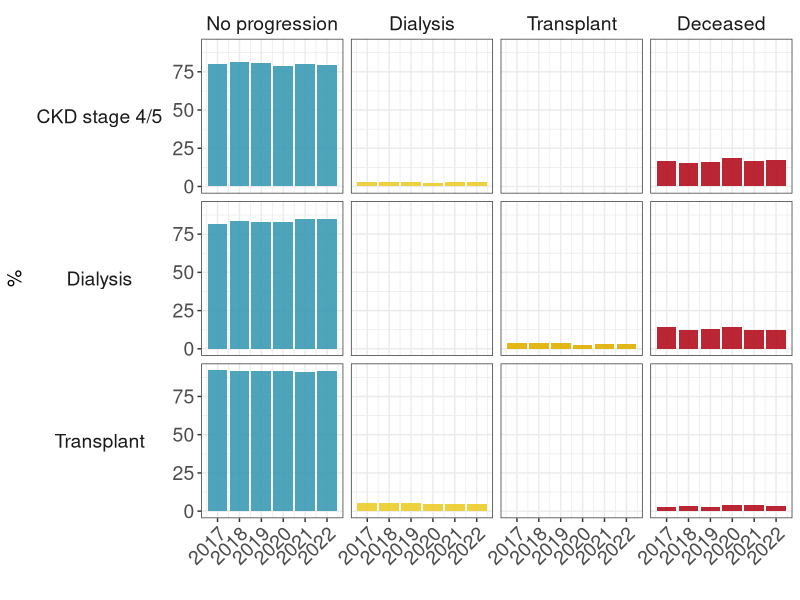
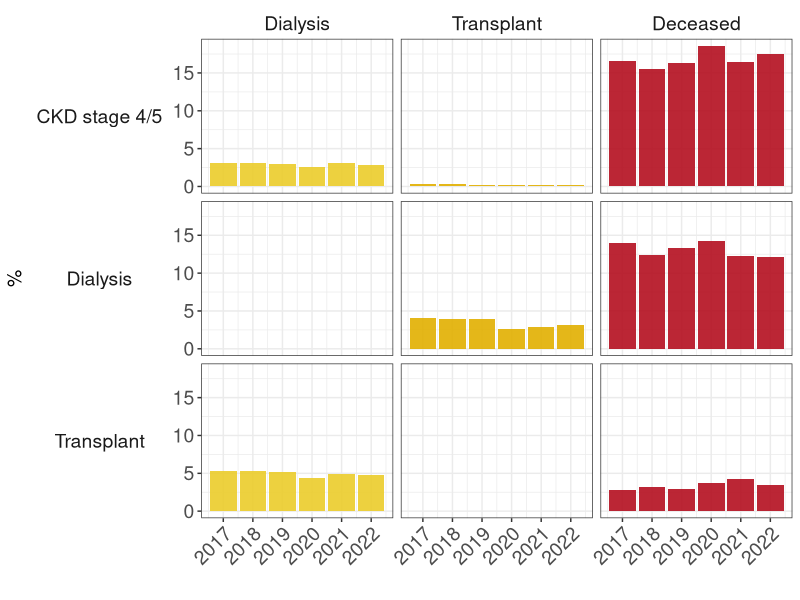
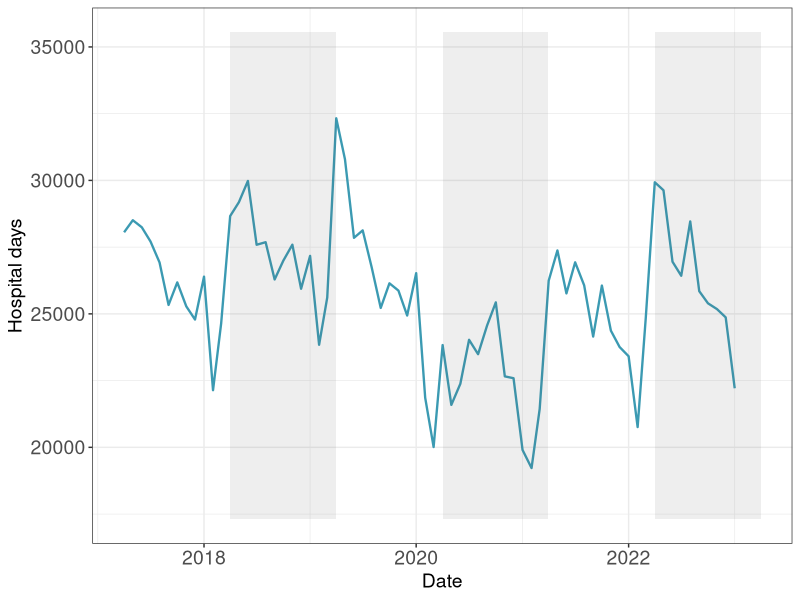
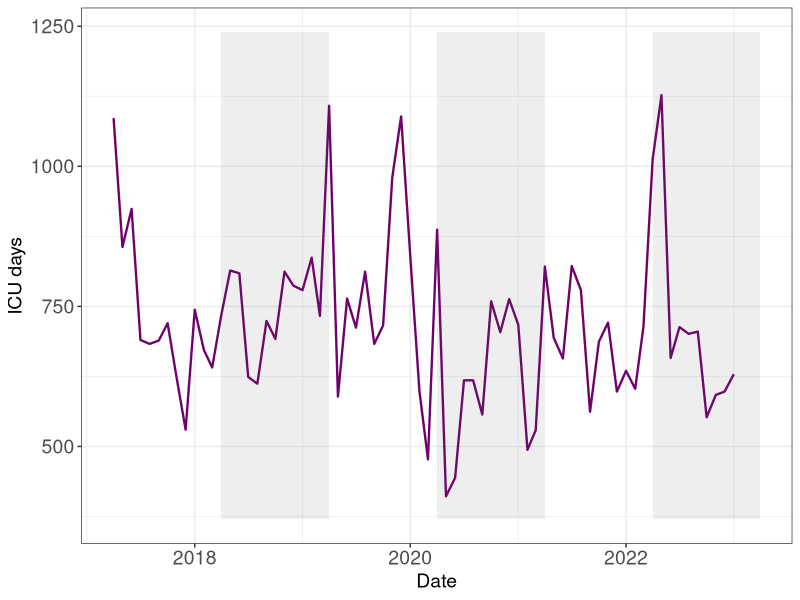
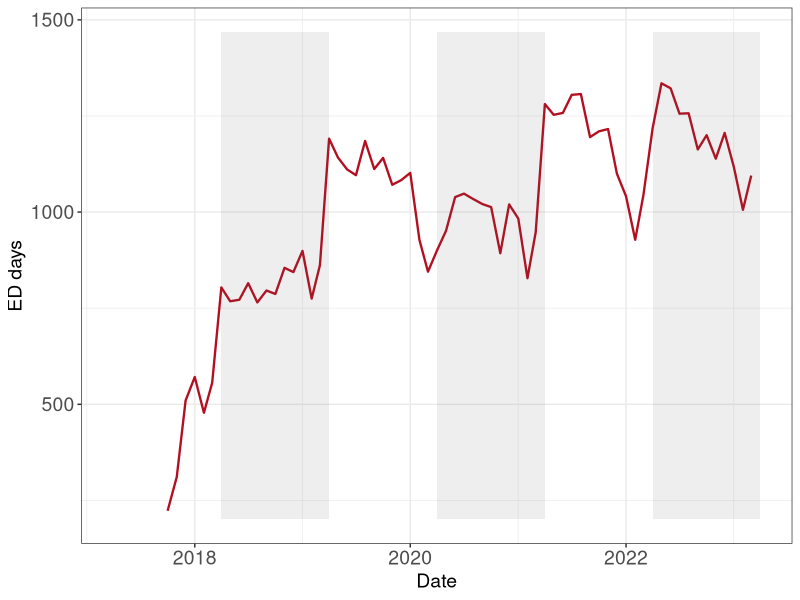
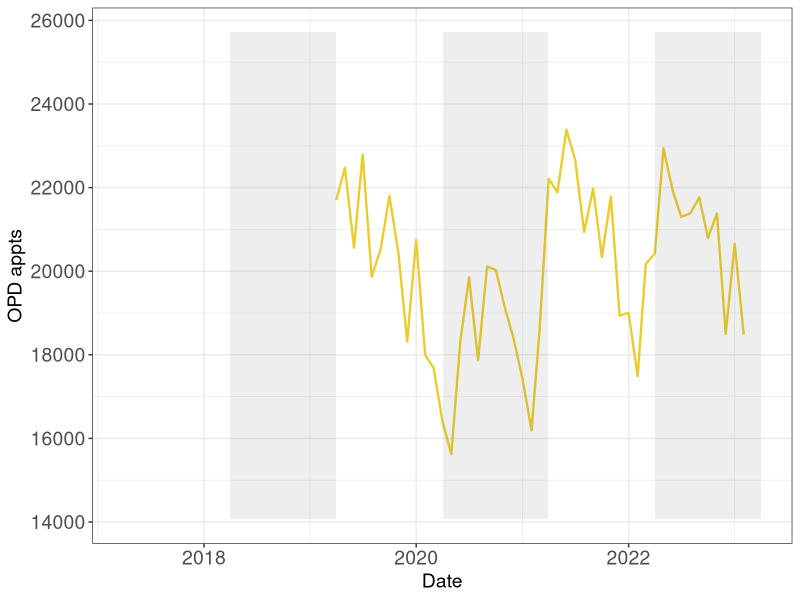
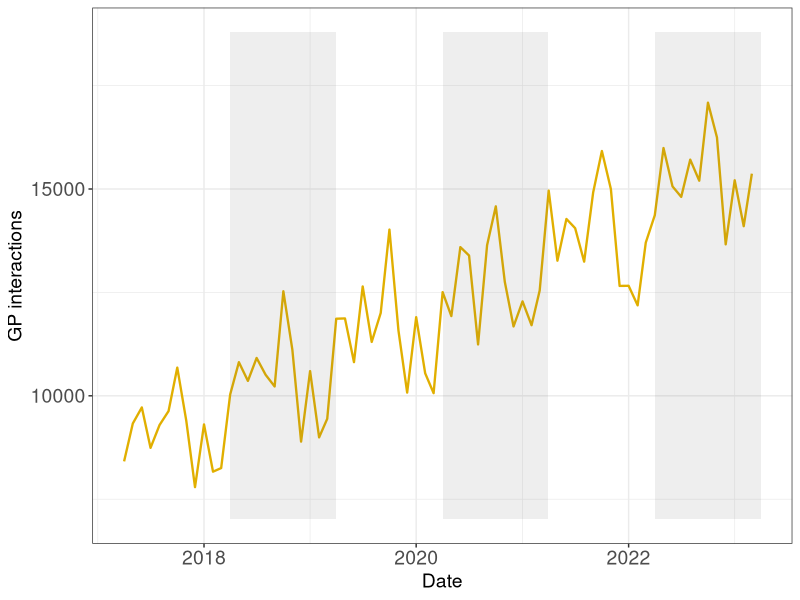
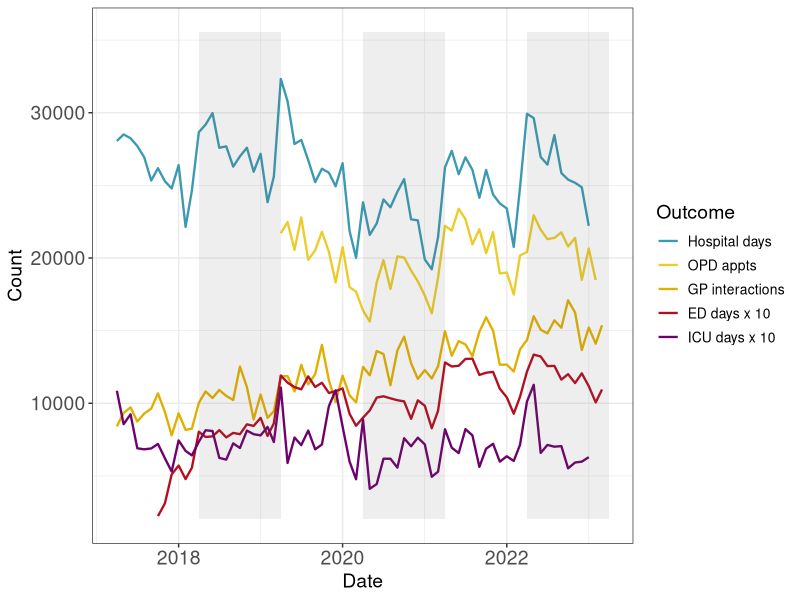

Write the R code that produced these figures, in order.
## ---- chunk 1
knitr::opts_chunk$set(echo = FALSE, warning = FALSE)

## Import libraries
library('tidyverse')
library('kableExtra')
library('cowplot')
library('scales')

# Read in data
setwd("C:/Users/viymah/Documents/GitHub/ckd-healthcare-use/analysis/ukka")
d = read.csv("ckd_progression_final.csv", fileEncoding="UTF-8-BOM")

# Pick out perecentages
d1 = subset(d, metric=="Percentage")

# Create stacked dataframe with 1 row per data point
d2 = rbind(
  d1 %>% mutate(count = count_2017, year = 2017),
  d1 %>% mutate(count = count_2018, year = 2018),
  d1 %>% mutate(count = count_2019, year = 2019),
  d1 %>% mutate(count = count_2020, year = 2020),
  d1 %>% mutate(count = count_2021, year = 2021),
  d1 %>% mutate(count = count_2022, year = 2022)
) %>%
  # select variables of interest
  select(start_status, end_status, count, year)

# Set factor levels for end status
d2$end_status = factor(d2$end_status, 
                       levels = c("No progression", "Dialysis", "Transplant", "Deceased"))
## ---- chunk 2
# Generate ggplot with year as x axis and % as y axis
ggplot(d2, aes(x = year, y = count, fill = end_status)) + 
   geom_bar(stat="identity", alpha=0.9) + 
   ylab("%") + xlab("") +
   # generate facets by starting status (vertical) and ending status (horizontal)
   # switch = "y" to put the strip text on left of plot
   facet_grid(start_status ~ end_status, switch = "y" ) +
   # set colours (a good resource for finding hex codes is here: https://colorbrewer2.org)
   scale_fill_manual(values = c("#3B9AB2", "#EBCC2A","#E1AF00","#B40F20")) +
   scale_x_continuous(breaks=seq(2017, 2022, by = 1)) +
   theme_bw() + 
   theme(legend.position = "none", 
         axis.text = element_text(size=14), 
         axis.title = element_text(size=14),
         strip.background = element_blank(),
         strip.placement = "outside",
         strip.text.y.left = element_text(angle = 0),
         strip.text = element_text(size=14),
         axis.text.x = element_text(angle=45, hjust = 1)
         )
## ---- chunk 3
# Generate ggplot with year as x axis and % as y axis
ggplot(subset(d2, end_status!="No progression"), aes(x = year, y = count, fill = end_status)) + 
   geom_bar(stat="identity", alpha=0.9) + 
   ylab("%") + xlab("") +
   facet_grid(start_status ~ end_status, switch="y") +
   scale_fill_manual(values = c("#EBCC2A","#E1AF00","#B40F20")) +
   scale_x_continuous(breaks=seq(2017, 2022, by = 1)) +
   theme_bw() + 
   theme(legend.position = "none", 
         axis.text = element_text(size=14), 
         axis.title = element_text(size=14),
         strip.placement = "outside",
         strip.text.y.left = element_text(angle = 0),
         strip.background = element_blank(),
         strip.text = element_text(size=14), 
         axis.text.x = element_text(angle=45, hjust = 1)
         )
## ---- chunk 4
# Read in data
d = read.csv("ckd_timeseries_final.csv")
d$Date = as.Date(d$Date, format="%d/%m/%Y")

# Create stacked dataframe with 1 row per data point
d1 = rbind(
  d %>% mutate(count = Hospital_days, outcome = "Hospital days"),
  d %>% mutate(count = ICU_days, outcome = "ICU days"),
  d %>% mutate(count = ED_days, outcome = "ED days"),
  d %>% mutate(count = OPD_appts, outcome = "OPD appts"),
  d %>% mutate(count = GP_interactions, outcome = "GP interactions")
) %>%
  # select variables of interest
  select(Date, count, outcome)
## ---- chunk 5
palette = c("#3B9AB2","#EBCC2A","#E1AF00","#B40F20", "#6e016b") # a few nice colours

# function to create a plot for a selected outcome
# by wrapping the plot code in a function, you can avoid lots of copying/pasting below

single_plot = function(plot_outcome, colour_hex="#E1AF00") {
  
  d2 = subset(d1, outcome==plot_outcome)
  plot_ymin = min(d2$count, na.rm=T)*0.9
  plot_ymax = max(d2$count, na.rm=T)*1.1
  ggplot(d2, aes(x = Date, y = count)) + 
     geom_line(colour = colour_hex, size=0.8) + 
     # Label y axis by first item in outcome variable
     ylab(d2$outcome[1]) +
     # Add shaded rectangles starting 1st April for every second year (to mark cohort initiation points)
     annotate("rect", xmin = as.Date("01/04/2018", format="%d/%m/%Y"), 
              xmax = as.Date("31/03/2019", format="%d/%m/%Y"), ymin = plot_ymin, ymax = plot_ymax, alpha = .1) +
     annotate("rect", xmin = as.Date("01/04/2020", format="%d/%m/%Y"), 
              xmax = as.Date("31/03/2021", format="%d/%m/%Y"), ymin = plot_ymin, ymax = plot_ymax, alpha = .1) +
     annotate("rect", xmin = as.Date("01/04/2022", format="%d/%m/%Y"), 
              xmax = as.Date("31/03/2023", format="%d/%m/%Y"), ymin = plot_ymin, ymax = plot_ymax, alpha = .1) +
     theme_bw() + ylim(plot_ymin,plot_ymax) +
     theme(legend.position = "none", 
           axis.text = element_text(size=14), 
           axis.title = element_text(size=14)
           )
}

single_plot(plot_outcome="Hospital days", colour_hex=palette[1])
## ---- chunk 6
single_plot(plot_outcome="ICU days", colour_hex=palette[5])
## ---- chunk 7
single_plot(plot_outcome="ED days", colour_hex=palette[4])
## ---- chunk 8
single_plot(plot_outcome="OPD appts", colour_hex=palette[2])
## ---- chunk 9
single_plot(plot_outcome="GP interactions", colour_hex=palette[3])
## ---- chunk 10
d2 = d1

# Scale ICU and ED days up by 10-fold to fit on same axis
d2$count[d2$outcome=="ICU days"] = d2$count[d2$outcome=="ICU days"]*10
d2$count[d2$outcome=="ED days"] = d2$count[d2$outcome=="ED days"]*10
d2$outcome[d2$outcome=="ICU days"] = "ICU days x 10"
d2$outcome[d2$outcome=="ED days"] = "ED days x 10"

# Set plot limits
plot_ymin = min(d2$count, na.rm=T)*0.9
plot_ymax = max(d2$count, na.rm=T)*1.1

# Set factor levels for outcome
d2$outcome = factor(d2$outcome, levels = c("Hospital days", "OPD appts", "GP interactions", "ED days x 10", "ICU days x 10"))

# Generate plot
ggplot(d2, aes(x = Date, y = count, colour=outcome)) + 
     geom_line(size=0.8) + ylab("Count") +
     annotate("rect", xmin = as.Date("01/04/2018", format="%d/%m/%Y"), 
              xmax = as.Date("31/03/2019", format="%d/%m/%Y"), ymin = plot_ymin, ymax = plot_ymax, alpha = .1) +
     annotate("rect", xmin = as.Date("01/04/2020", format="%d/%m/%Y"), 
              xmax = as.Date("31/03/2021", format="%d/%m/%Y"), ymin = plot_ymin, ymax = plot_ymax, alpha = .1) +
     annotate("rect", xmin = as.Date("01/04/2022", format="%d/%m/%Y"), 
              xmax = as.Date("31/03/2023", format="%d/%m/%Y"), ymin = plot_ymin, ymax = plot_ymax, alpha = .1) +
     theme_bw() + ylim(plot_ymin,plot_ymax) + labs(colour = "Outcome") +
     scale_colour_manual(values=palette) +
     theme(legend.position = "right", 
           axis.text = element_text(size=14), 
           axis.title = element_text(size=14),
           legend.title = element_text(size=14), 
           legend.text = element_text(size=10) 
           )
## ---- chunk 11
# Generate plot
ggplot(d2, aes(x = Date, y = count, colour=outcome)) + 
    facet_wrap(outcome~.) +
     geom_line(size=0.8) + ylab("Count") +
     annotate("rect", xmin = as.Date("01/04/2018", format="%d/%m/%Y"), 
              xmax = as.Date("31/03/2019", format="%d/%m/%Y"), ymin = plot_ymin, ymax = plot_ymax, alpha = .1) +
     annotate("rect", xmin = as.Date("01/04/2020", format="%d/%m/%Y"), 
              xmax = as.Date("31/03/2021", format="%d/%m/%Y"), ymin = plot_ymin, ymax = plot_ymax, alpha = .1) +
     annotate("rect", xmin = as.Date("01/04/2022", format="%d/%m/%Y"), 
              xmax = as.Date("31/03/2023", format="%d/%m/%Y"), ymin = plot_ymin, ymax = plot_ymax, alpha = .1) +
     theme_bw() + ylim(plot_ymin,plot_ymax) + labs(colour = "Outcome") +
      scale_colour_manual(values=palette) +
     theme(legend.position = "none", 
           strip.background = element_blank(),
           strip.placement = "outside",
           strip.text.y.left = element_text(angle = 0),
           strip.text = element_text(size=14),
           axis.text = element_text(size=14), 
           axis.title = element_text(size=14),
           legend.text = element_text(size=10) 
           )
## ---- chunk 12
# Read in data
d = read.csv("dialysis_transplant.csv", fileEncoding="UTF-8-BOM")
d$Date = as.Date(d$Date, format="%d/%m/%Y")

# Create stacked dataframe with 1 row per data point
d1 = rbind(
  d %>% mutate(count = Dialysis_OS, outcome = "Dialysis (OpenSAFELY)"),
  d %>% mutate(count = Transplant_OS, outcome = "Kidney transplants (OpenSAFLY)"),
  d %>% mutate(count = Dialysis_UKRR, outcome = "Dialysis (UK Renal Registry)"),
  d %>% mutate(count = Transplant_UKRR, outcome = "Kidney transplants (UK Renal Registry)")
) %>%
  # select variables of interest
  select(Date, count, outcome)
## ---- chunk 13
d2 = d1

# Set plot limits
plot_ymin = min(0)
plot_ymax = max(d2$count, na.rm=T)*1.1

# Set factor levels for outcome
d2$outcome = factor(d2$outcome, levels = c("Dialysis (OpenSAFELY)", "Kidney transplants (OpenSAFLY)", "Dialysis (UK Renal Registry)", "Kidney transplants (UK Renal Registry)"))

# Generate plot
ggplot(d2, aes(x = Date, y = count, colour=outcome)) + 
     geom_line(size=0.8) + ylab("Number of prevalent patients") + xlab("Year") +
     theme_bw() + ylim(plot_ymin,plot_ymax) + labs(colour = "Modality (data source)") +
     scale_colour_manual(values=palette) +
     theme(legend.position = "right", 
           axis.text = element_text(size=14), 
           axis.title = element_text(size=14),
           legend.title = element_text(size=14), 
           legend.text = element_text(size=10) 
           )
## ---- chunk 14
# Read in data
d = read.csv("access.csv", fileEncoding="UTF-8-BOM")
d$Date = as.Date(d$Date, format="%d/%m/%Y")

# Create stacked dataframe with 1 row per data point
d1 = rbind(
  d %>% mutate(count = avf, outcome = "AVF"),
  d %>% mutate(count = pd, outcome = "PD catheter")
) %>%
  # select variables of interest
  select(Date, count, outcome)
## ---- chunk 15
d2 = d1

# Set plot limits
plot_ymin = min(0)
plot_ymax = max(d2$count, na.rm=T)*1.1

# Set factor levels for outcome
d2$outcome = factor(d2$outcome, levels = c("AVF", "PD catheter"))

# Generate plot
ggplot(d2, aes(x = Date, y = count, colour=outcome)) + 
     geom_line(size=0.8) + ylab("Count") + xlab("Month") +
     theme_bw() + ylim(plot_ymin,plot_ymax) + labs(colour = "Access modality") +
     scale_colour_manual(values=palette) +
     theme(legend.position = "right", 
           axis.text = element_text(size=14), 
           axis.title = element_text(size=14),
           legend.title = element_text(size=14), 
           legend.text = element_text(size=10) 
           )
## ---- chunk 16
# Read in data
d = read.csv("ckd_timeseries_ukka.csv", fileEncoding="UTF-8-BOM")
d$Date = as.Date(d$Date, format="%d/%m/%Y")

# Create stacked dataframe with 1 row per data point
d1 = rbind(
  d %>% mutate(count = ED_days, outcome = "ED days"),
  d %>% mutate(count = OPD_appts, outcome = "OPD appts"),
  d %>% mutate(count = GP_interactions, outcome = "GP interactions")
) %>%
  # select variables of interest
  select(Date, count, outcome)
## ---- chunk 17
d2 = d1

# Set plot limits
plot_ymin = min(d2$count, na.rm=T)*0.9
plot_ymax = max(d2$count, na.rm=T)*1.1

# Set factor levels for outcome
d2$outcome = factor(d2$outcome, levels = c("OPD appts", "GP interactions", "ED days"))

# Generate plot
ggplot(d2, aes(x = Date, y = count, colour=outcome)) + 
     geom_line(size=0.8) + ylab("Count") +
     theme_bw() + ylim(plot_ymin,plot_ymax) + labs(colour = "Healthcare setting") +
     scale_colour_manual(values=palette) +
     theme(legend.position = "right", 
           axis.text = element_text(size=14), 
           axis.title = element_text(size=14),
           legend.title = element_text(size=14), 
           legend.text = element_text(size=10) 
           )
## ---- chunk 18
# Read in data
d = read.csv("annual_healthcare.csv", fileEncoding="UTF-8-BOM")
d$Date = as.Date(d$Date, format="%d/%m/%Y")

# Create stacked dataframe with 1 row per data point
d1 = rbind(
  d %>% mutate(count = ed, outcome = "ED presentations"),
  d %>% mutate(count = opd, outcome = "Outpatient appointments"),
  d %>% mutate(count = gp, outcome = "GP interactions")
) %>%
  # select variables of interest
  select(Date, count, outcome)
## ---- chunk 19
d2 = d1

# Set plot limits
plot_ymin = min(d2$count, na.rm=T)*0.9
plot_ymax = max(d2$count, na.rm=T)*1.1

# Set factor levels for outcome
d2$outcome = factor(d2$outcome, levels = c("Outpatient appointments", "GP interactions", "ED presentations"))

# Generate plot
ggplot(d2, aes(x = Date, y = count, colour=outcome)) + 
     geom_bar(stat="identity") + ylab("Count") +
     theme_bw() + ylim(plot_ymin,plot_ymax) + labs(colour = "Healthcare setting") +
     scale_colour_manual(values=palette) +
     theme(legend.position = "right", 
           axis.text = element_text(size=14), 
           axis.title = element_text(size=14),
           legend.title = element_text(size=14), 
           legend.text = element_text(size=10) 
           )
